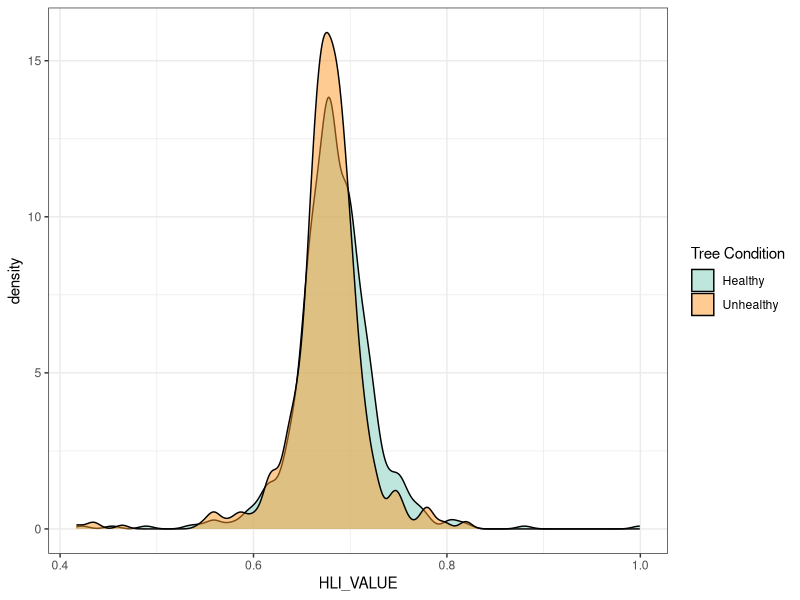
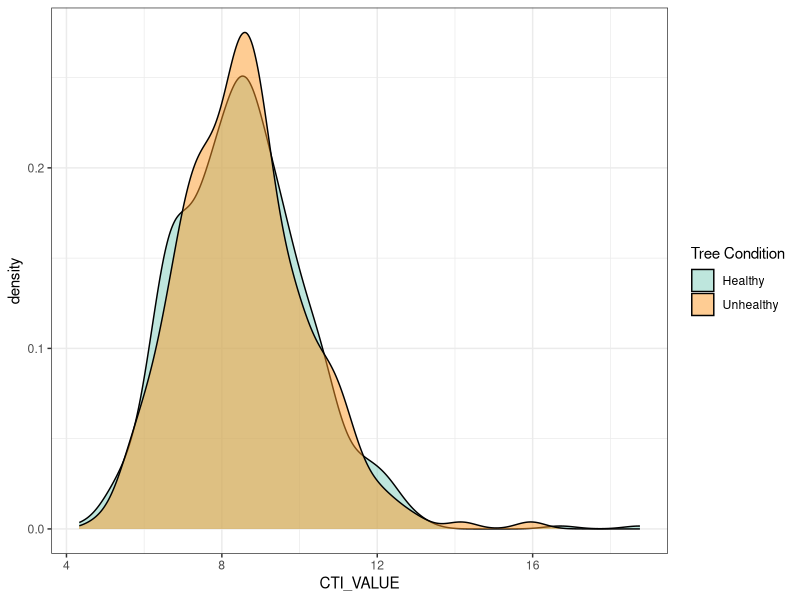
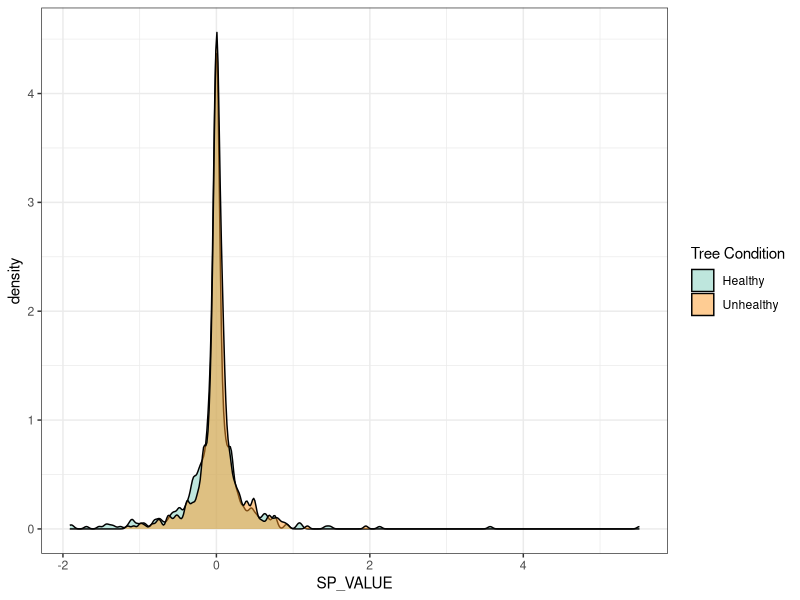
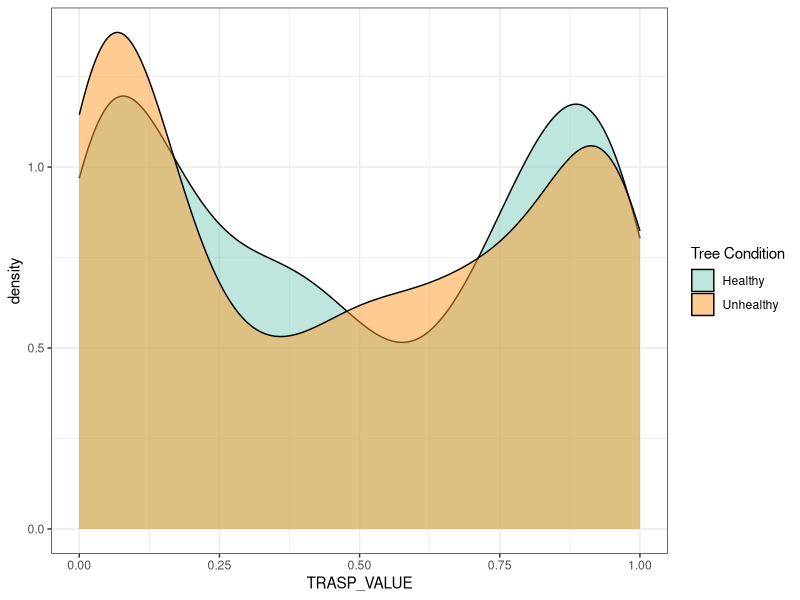
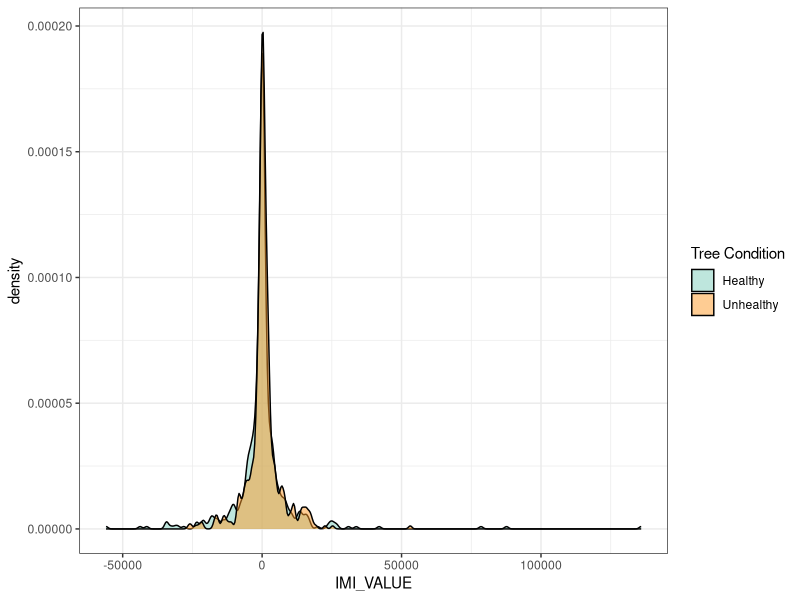
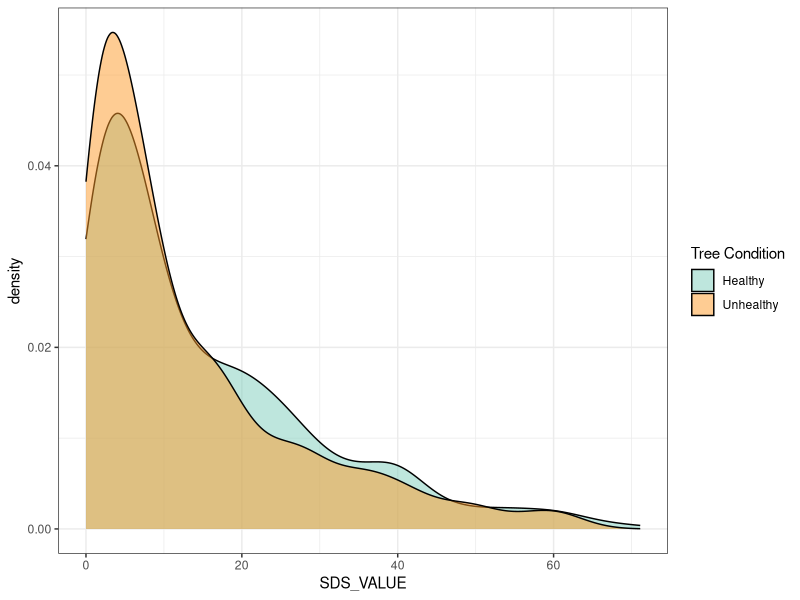
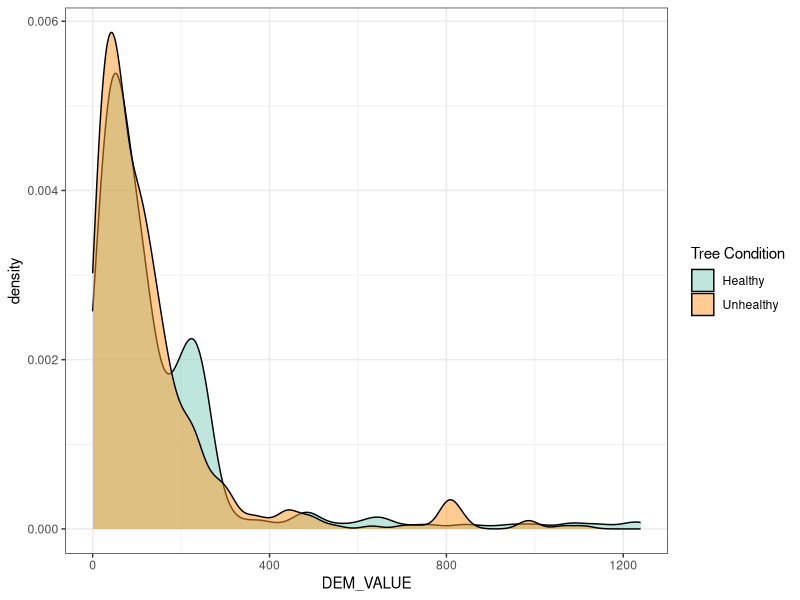

Generate these figures, in order, with R:
## ---- chunk 1
knitr::opts_chunk$set(echo = FALSE)
knitr::opts_knit$set(root.dir = "/Users/redcedar/ServerFiles/redcedar/") 
## ---- chunk 2
library(tidyverse)
library(randomForest)
library(caret)
library(rpart)
library(knitr)
## ---- chunk 3
data <- read.csv("./data/observations-223649.csv")
#data.filtered <- data %>% select(c("id","field.tree.canopy.symptoms")) - remove all data except response variable of interest
## ---- chunk 4
CTI <- read.csv("./data/topo_extract_files/CTI_extract_1500.csv")
CTI <- rename(CTI, CTI_VALUE = RASTERVALU)
CTI <- rename(CTI, id = ID2)
CTI <- CTI[c(3,7)]

HLI <- read.csv("./data/topo_extract_files/HLI_extract_1500.csv")
HLI <- rename(HLI, HLI_VALUE = RASTERVALU)
HLI <- rename(HLI, id = ID2)
HLI <- HLI[c(3,7)]

IMI <- read.csv("./data/topo_extract_files/IMI_extract_1500.csv")
IMI <- rename(IMI, IMI_VALUE = RASTERVALU)
IMI <- rename(IMI, id = ID2)
IMI <- IMI[c(3,7)]

SDS <- read.csv("./data/topo_extract_files/SDS_extract_1500.csv")
SDS <- rename(SDS, SDS_VALUE = RASTERVALU)
SDS <- rename(SDS, id = ID2)
SDS <- SDS[c(3,7)]

SP <- read.csv("./data/topo_extract_files/SP_extract_1500.csv")
SP <- rename(SP, SP_VALUE = RASTERVALU)
SP <- rename(SP, id = ID2)
SP <- SP[c(3,7)]

DEM <- read.csv("./data/topo_extract_files/DEM_extract_1500.csv")
DEM <- rename(DEM, DEM_VALUE = RASTERVALU)
DEM <- rename(DEM, id = ID2)
DEM <- DEM[c(3,7)]

TRASP <- read.csv("./data/topo_extract_files/TRASP_extract_1500.csv")
TRASP <- rename(TRASP, TRASP_VALUE = RASTERVALU)
TRASP <- rename(TRASP, id = ID2)
TRASP <- TRASP[c(3,7)]
## ---- chunk 5
combo <- left_join(data,CTI,by="id") %>% left_join(.,HLI,by="id") %>% left_join(.,IMI,by="id") %>% left_join(.,SDS,by="id") %>% left_join(.,SP,by="id") %>% left_join(.,DEM,by="id") %>% left_join(.,TRASP,by="id") 
## ---- chunk 6
combo$field.tree.canopy.symptoms[combo$field.tree.canopy.symptoms=="Multiple Symptoms"] <-"Multiple Symptoms (please list in Notes)"
combo$field.tree.canopy.symptoms[combo$field.tree.canopy.symptoms=="multiple symptoms"] <-"Multiple Symptoms (please list in Notes)"
combo$field.tree.canopy.symptoms[combo$field.tree.canopy.symptoms=="thinning foliage"] <-"Thinning Canopy"
combo$field.tree.canopy.symptoms[combo$field.tree.canopy.symptoms=="healthy"] <-"Healthy"
combo$field.tree.canopy.symptoms[combo$field.tree.canopy.symptoms=="dead top"] <-"Old Dead Top (needles already gone)"
combo <- combo %>% droplevels()
combo$field.tree.canopy.symptoms <- as.factor(combo$field.tree.canopy.symptoms)
#levels(combo$field.tree.canopy.symptoms)
## ---- chunk 7
combo %>% group_by(field.tree.canopy.symptoms) %>% count()
## ---- chunk 8
combo.filtered <- combo %>% filter(HLI_VALUE!="NA")
## ---- chunk 9
level_key <- c("Healthy" = "Healthy", "Thinning Canopy" = "Unhealthy", "New Dead Top (red or brown needles still attached)" = "Unhealthy", "Old Dead Top (needles already gone)" = "Unhealthy", "Tree is dead" = "Unhealthy", "Multiple Symptoms (please list in Notes)" = "Unhealthy", "Extra Cone Crop" = "Unhealthy", "Browning Canopy" = "Unhealthy","Branch Dieback or 'Flagging'" = "Unhealthy", "Other (please describe in Notes)" = "Unhealthy", "Yellowing Canopy" = "Unhealthy")

binary <- combo.filtered
binary$field.tree.canopy.symptoms <- recode_factor(binary$field.tree.canopy.symptoms, !!!level_key)
#levels(binary$field.tree.canopy.symptoms)
binary <- binary %>% filter(field.tree.canopy.symptoms!="Candelabra top or very old spike top (old growth)") %>% droplevels()
binary$field.tree.canopy.symptoms <- as.factor(binary$field.tree.canopy.symptoms)
## ---- chunk 10
binary %>% group_by(field.tree.canopy.symptoms) %>% count()
## ---- chunk 11
ggplot(binary,aes(HLI_VALUE,fill=field.tree.canopy.symptoms)) +geom_density(alpha=0.5) + scale_fill_manual(name="Tree Condition",values=c("#7fcdbb","#fe9929")) +theme_bw()
## ---- chunk 12
ggplot(binary,aes(CTI_VALUE,fill=field.tree.canopy.symptoms)) +geom_density(alpha=0.5) + scale_fill_manual(name="Tree Condition",values=c("#7fcdbb","#fe9929")) +theme_bw()
## ---- chunk 13
ggplot(binary,aes(SP_VALUE,fill=field.tree.canopy.symptoms)) +geom_density(alpha=0.5) + scale_fill_manual(name="Tree Condition",values=c("#7fcdbb","#fe9929")) +theme_bw()
## ---- chunk 14
ggplot(binary,aes(TRASP_VALUE,fill=field.tree.canopy.symptoms)) +geom_density(alpha=0.5) + scale_fill_manual(name="Tree Condition",values=c("#7fcdbb","#fe9929")) +theme_bw()
## ---- chunk 15
ggplot(binary,aes(IMI_VALUE,fill=field.tree.canopy.symptoms)) +geom_density(alpha=0.5) + scale_fill_manual(name="Tree Condition",values=c("#7fcdbb","#fe9929")) +theme_bw()
## ---- chunk 16
ggplot(binary,aes(SDS_VALUE,fill=field.tree.canopy.symptoms)) +geom_density(alpha=0.5) + scale_fill_manual(name="Tree Condition",values=c("#7fcdbb","#fe9929")) +theme_bw()
## ---- chunk 17
ggplot(binary,aes(DEM_VALUE,fill=field.tree.canopy.symptoms)) +geom_density(alpha=0.5) + scale_fill_manual(name="Tree Condition",values=c("#7fcdbb","#fe9929")) +theme_bw()
